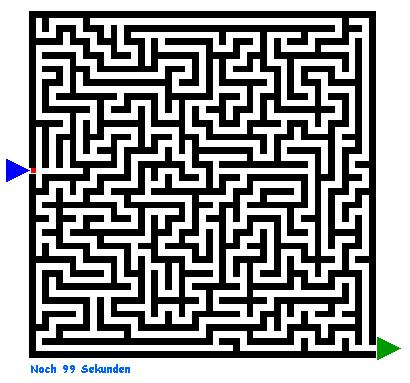
%> input picture labyrinth.jpg, 410 x 383 px
$ octave --eval "result = highContrastGrey(rgb2gray(imread('../labyrinth.jpg')));"   (GNU Octave 9; MATLAB toolbox functions it lacks are replaced by stand-ins)
%> lines starting %> are read from the running program, lines starting %| are printed output that depends on the picture; in (x1, y1, x2, y2) boxes, pixels count from 0 and x2, y2 are one past the last pixel; in counts of white or black regions, pixels touching at a corner belong together; the program's own positions count from 1
### MatLab/medianFilter.m
function [ output ] = medianFilter( input )
% applies the median filter
%
% INPUT
% input     ... greyscale-image
%
% OUTPUT
% output    ... filtered image

% get neighbouring values
  pic(1,:,:) = circshift ( input, [ -1, -1 ] );
  pic(2,:,:) = circshift ( input, [ -1,  0 ] );
  pic(3,:,:) = circshift ( input, [ -1,  1 ] );
  pic(4,:,:) = circshift ( input, [  0, -1 ] );
  pic(5,:,:) = circshift ( input, [  0,  1 ] );
  pic(6,:,:) = circshift ( input, [  1, -1 ] );
  pic(7,:,:) = circshift ( input, [  1,  0 ] );
  pic(8,:,:) = circshift ( input, [  1,  1 ] );
  pic(9,:,:) = circshift ( input, [  0,  0 ] );


% calculate median
    D=median(pic,1);

    output = squeeze(D);
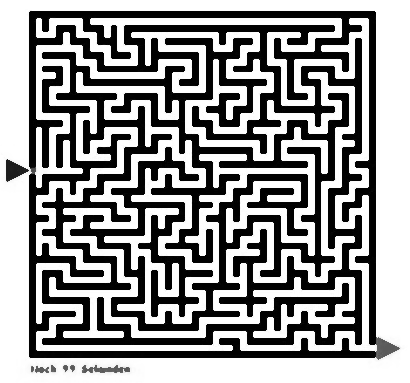
%> output: size 383x410 uint8; min 0, max 255, mean 151.8

   % imshow(output);

end

### MatLab/highContrastGrey.m
function[resGrey] = highContrastGrey(input)

% optimizes the contrast in the greyscale to make
% distinction between walls and corridors easier
%
% INPUT
% input     ... the greyscale-version of the original image (double)
%
% OUTPUT
% resGrey   ... the optimized greyscale-version


 % median filter
 input = medianFilter(input);

 input = input*256;
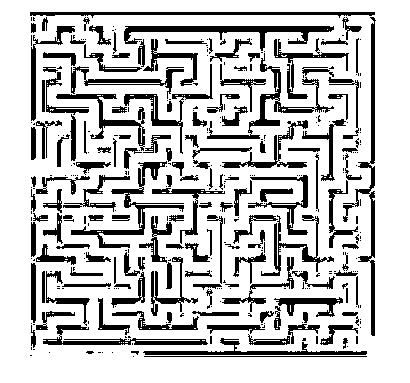
%> input: size 383x410 uint8; 77.8% white; 355 black regions (212 under 20 px), largest, box (x1, y1, x2, y2) and area: (124, 26, 334, 51) 1556, (343, 17, 376, 336) 1535, (71, 161, 184, 248) 1384
 input = uint8(input);

 % input = input(:,:,1);
 [ m, n ] = size ( input );
%> m = 383; n = 410
  pic = zeros ( 8, m, n );

% set contrast Value
  contrastValue = 5;

  input = double ( input );

% get 8 neighbours
  pic(1,:,:) = circshift ( input, [ -1, -1 ] );
  pic(2,:,:) = circshift ( input, [ -1,  0 ] );
  pic(3,:,:) = circshift ( input, [ -1,  1 ] );
  pic(4,:,:) = circshift ( input, [  0, -1 ] );
  pic(5,:,:) = circshift ( input, [  0,  1 ] );
  pic(6,:,:) = circshift ( input, [  1, -1 ] );
  pic(7,:,:) = circshift ( input, [  1,  0 ] );
  pic(8,:,:) = circshift ( input, [  1,  1 ] );

% get average and convert to 2d
  average = sum ( pic ) / 8.0;
  Average2d(1:m,1:n) = average(1,1:m,1:n);
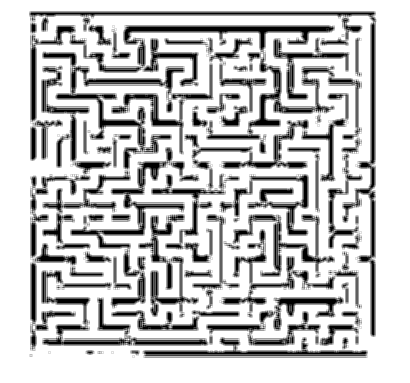
%> Average2d: size 383x410 double; min 0, max 255, mean 198.3

% calculate contrast
  contrastenhanced = ( 1.0 - contrastValue ) * Average2d(:,:) + contrastValue * input;
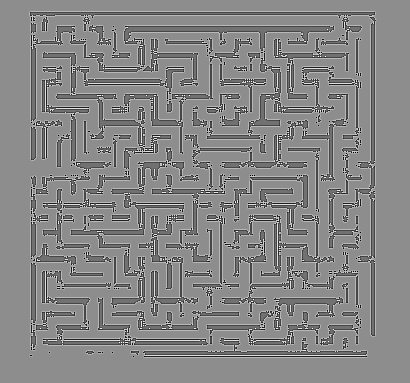
%> contrastenhanced: size 383x410 double; min -1020, max 1275, mean 198.3; drawn with min black and max white
  contrastenhanced = uint8 ( contrastenhanced );

% set border Pixel to default
  contrastenhanced(1,:) = input(1,:);
  contrastenhanced(m,:) = input(m,:);
  contrastenhanced(:,1) = input(:,1);
  contrastenhanced(:,n) = input(:,n);

  imshow(contrastenhanced);

    resGrey=contrastenhanced;
end
